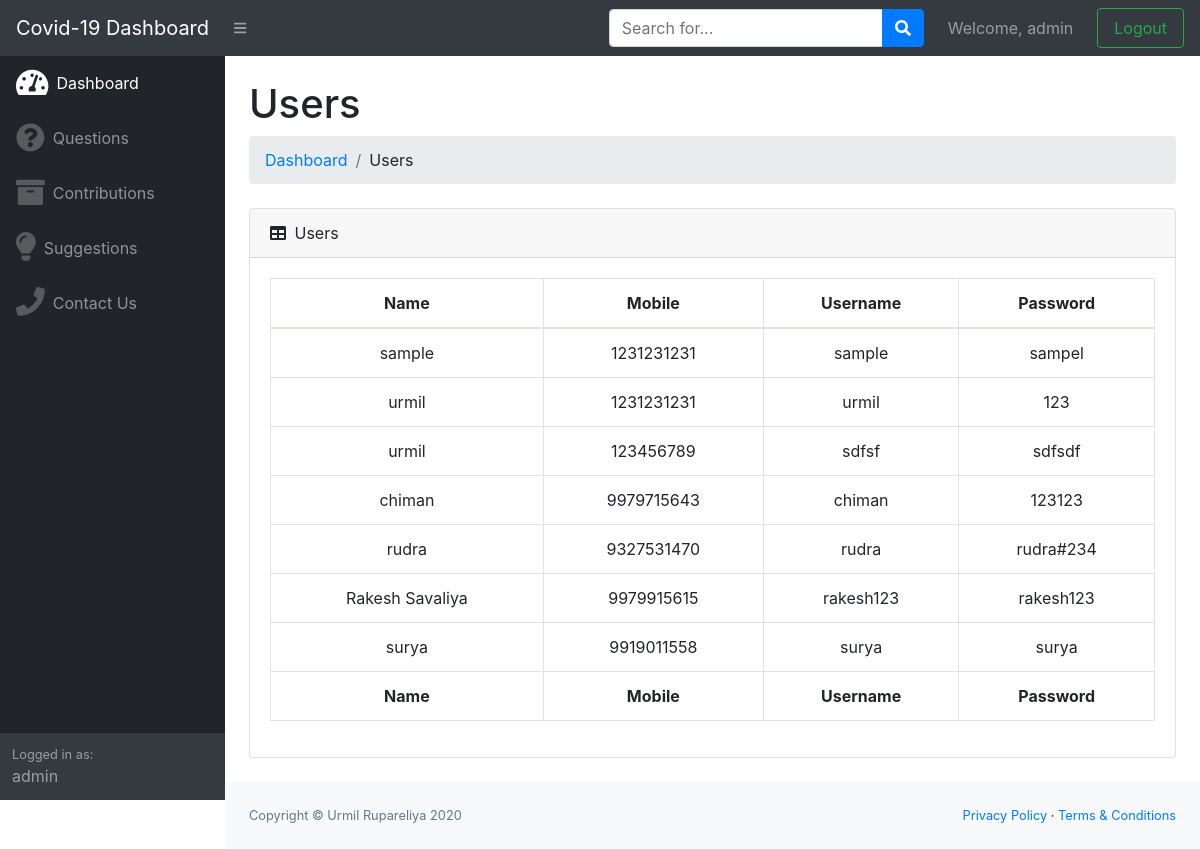
/admin/index.php (signed in), run on an earlier commit of the app's database.
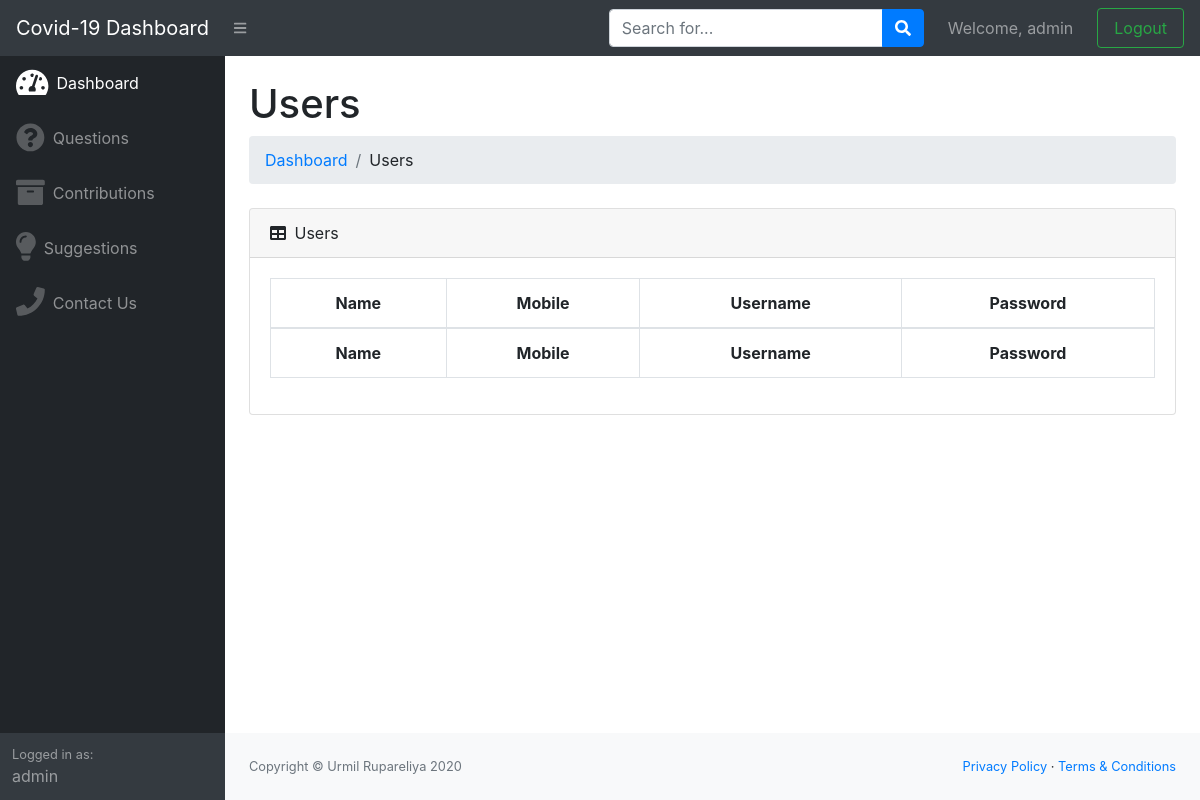
And on a later commit of the database.
### tables this page shows
CREATE TABLE `client_signup` (
  `id` int(11) NOT NULL,
  `name` varchar(255) NOT NULL,
  `mobile` varchar(255) NOT NULL,
  `username` varchar(255) NOT NULL,
  `password` varchar(255) NOT NULL
);

### admin/index.php (the view, shortened to what this page needs)
<?php include "admin-header.php";?>
<?php
$query = "SELECT * FROM `client_signup`";
$result = mysqli_query($conn, $query);
?>
<div id="layoutSidenav_content">
    <main>
        <div class="container-fluid">
            <h1 class="mt-4">Users</h1>
            <ol class="breadcrumb mb-4">
                <li class="breadcrumb-item"><a href="index.php">Dashboard</a></li>
                <li class="breadcrumb-item">Users</li>
            </ol>
            <div class="card mb-4">
                <div class="card-header">
                    <i class="fas fa-table mr-1"></i>
                    Users
                </div>
                <div class="card-body">
                    <div class="table-responsive text-center">
                        <table class="table table-bordered" id="dataTable" width="100%" cellspacing="0">
                            <thead>
                                <tr>
                                    <th>Name</th>
                                    <th>Mobile</th>
                                    <th>Username</th>
                                    <th>Password</th>
                                </tr>
                            </thead>
                            <tfoot>
                                <tr>
                                    <th>Name</th>
                                    <th>Mobile</th>
                                    <th>Username</th>
                                    <th>Password</th>
                                </tr>
                            </tfoot>
                            <tbody>
                                <?php
                                while ($row = mysqli_fetch_assoc($result)) {
                                ?>
                                <tr>
                                    <td><?php echo $row['name']; ?></td>
                                    <td><?php echo $row['mobile']; ?></td>
                                    <td><?php echo $row['username']; ?></td>
                                    <td><?php echo $row['password']; ?></td>
                                </tr>
                                <?php
                                }
                                ?>
                            </tbody>
                        </table>
                    </div>
                </div>
            </div>
        </div>
    </main>
    <?php include "admin-footer.php"; ?>

### admin/admin-header.php (shortened to what this page needs)
<!DOCTYPE html>
<html lang="en">
<head>
    <link href="dist/css/styles.css" rel="stylesheet" />
    <link href="https://cdn.datatables.net/1.10.20/css/dataTables.bootstrap4.min.css" rel="stylesheet" />
</head>
<body class="sb-nav-fixed">
    <nav class="sb-topnav navbar navbar-expand navbar-dark bg-dark">
        <a class="navbar-brand" href="index.php">Covid-19 Dashboard</a>
        <button class="btn btn-link btn-sm order-1 order-lg-0" id="sidebarToggle" href="#"><i class="fas fa-bars"></i></button>
        <form class="d-none d-md-inline-block form-inline ml-auto mr-0 mr-md-3 my-2 my-md-0">
            <div class="input-group">
                <input class="form-control" type="text" placeholder="Search for..." aria-label="Search" aria-describedby="basic-addon2" />
                <div class="input-group-append">
                    <button class="btn btn-primary" type="button"><i class="fas fa-search"></i></button>
                </div>
            </div>
        </form>
        <ul class="navbar-nav ml-auto ml-md-0">
            <?php
            if (isset($_SESSION["admin_id"])) {
            ?>
                <li class="nav-item">
                    <a class="nav-link" href="index.php">Welcome, <?php echo $_SESSION["admin_username"]; ?></a>
                </li>
                <button class="btn btn-outline-success ml-3 pr-3 pl-3" type="submit" onclick="location.href='admin-logout.php'">Logout</button>
            <?php
            } else {
            ?>
        </ul>
        <a href="admin-login.php"><button class="btn btn-primary ml-2 my-2 my-sm-0" type="submit">Login</button></a>
    <?php
            }
    ?>
    </nav>
    <?php
    if (isset($_SESSION['admin_id'])) {
        include "sidebar.php";
    }
    ?>

### admin/sidebar.php
<div id="layoutSidenav">
    <div id="layoutSidenav_nav">
        <nav class="sb-sidenav accordion sb-sidenav-dark" id="sidenavAccordion">
            <div class="sb-sidenav-menu">
                <div class="nav">
                    <a class="nav-link" href="index.php">
                        <div class="sb-nav-link-icon"><i class="fas fa-tachometer-alt fa-2x"></i></div>
                        Dashboard
                    </a>
                    <a class="nav-link" href="admin-questions.php">
                        <div class="sb-nav-link-icon"><i class="fas fa-question-circle fa-2x"></i></div>
                        Questions
                    </a>
                    <a class="nav-link" href="admin-contribution.php">
                        <div class="sb-nav-link-icon"><i class="fas fa-archive fa-2x"></i></div>
                        Contributions
                    </a>
                    <a class="nav-link" href="admin-suggestions.php">
                        <div class="sb-nav-link-icon"><i class="fas fa-lightbulb fa-2x"></i></div>
                        Suggestions
                    </a>
                    <a class="nav-link" href="admin-contact.php">
                        <div class="sb-nav-link-icon"><i class="fas fa-phone fa-2x"></i></div>
                        Contact Us
                    </a>
                </div>
            </div>
            <div class="sb-sidenav-footer">
                <div class="small">Logged in as:</div>
                <?php
                if (isset($_SESSION['admin_id'])) {
                    echo $_SESSION['admin_username'];
                }
                ?>
            </div>
        </nav>
    </div>

### admin/admin-footer.php (shortened to what this page needs)
<footer class="py-4 bg-light mt-auto">
                <div class="container-fluid">
                    <div class="d-flex align-items-center justify-content-between small">
                        <div class="text-muted">Copyright &copy; Urmil Rupareliya 2020</div>
                        <div>
                            <a href="#">Privacy Policy</a>
                            &middot;
                            <a href="#">Terms &amp; Conditions</a>
                        </div>
                    </div>
                </div>
            </footer>
        </div>
    </div>
</body>
</html>

What changed in the data, as far as the page shows it:
removed client_signup: name "sample", mobile "1231231231", username "sample", password "sampel"
removed client_signup: name "urmil", mobile "1231231231", username "urmil", password "123"
removed client_signup: name "urmil", mobile "123456789", username "sdfsf", password "sdfsdf"
removed client_signup: name "chiman", mobile "9979715643", username "chiman", password "123123"
removed client_signup: name "rudra", mobile "9327531470", username "rudra", password "rudra#234"
removed client_signup: name "Rakesh Savaliya", mobile "9979915615", username "rakesh123", password "rakesh123"
removed client_signup: name "surya", mobile "9919011558", username "surya", password "surya"
